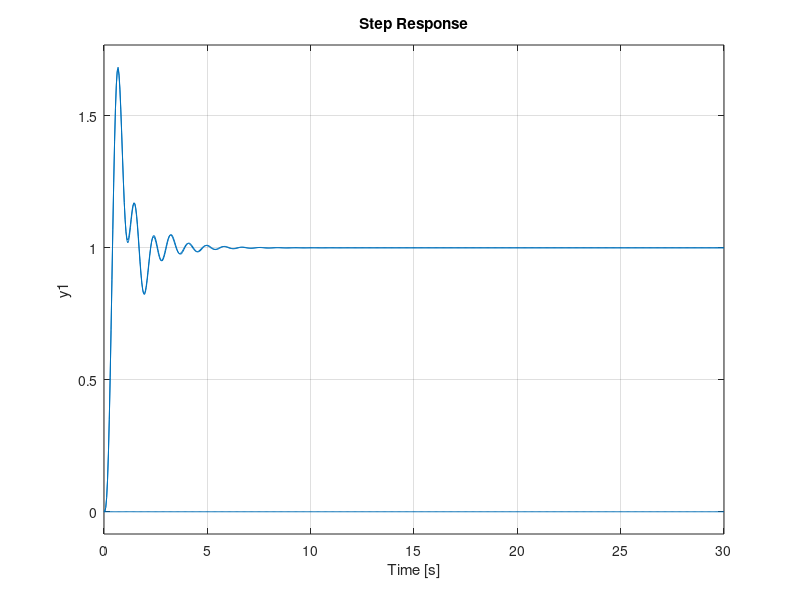

The MATLAB script that drew this image:
clear all
close all
clc

Tps1=20;
Tps2=20;
Kps1=100;
Kps2=100;
Tt1=0.5;
Tt2=0.5;
Tsg1=0.4;
Tsg2=0.4;
R1=3;
R2=3;
a12=1;
T12=0.05/(2*pi);
B1 = 0.425;
B2 = 0.425;

Kp1=-15.4767;
Ki1=-45.0000;
Kd1=-5.8702;
Kp2=-15.5837;
Ki2=-46.9223;
Kd2=-5.9305;

e1=(2*pi*T12*Kp1)+(Ki1*B1)-((Kp1*B1)/Tps1);
e2=((Kp1*B1*Kps1)/Tps1)-((Kd1*B1*Kps1)/(Tps1*Tt1))-((Kd1*B1*Kps1)/(Tps1^2))+((Kd1*Kps1*2*pi*T12)/Tps1);
e3=((Kd1*B1*Kps1)/(Tps1*Tt1));
e4=(-Kp1*2*pi*T12)+((Kd1*B1*Kps1*2*pi*T12)/(Tps1))+((Kd1*2*pi*T12)/Tps2);
e5=(-(Kd1*Kps2*2*pi*T12)/Tps2);
e6=0;
e7=(Ki1)-((Kp1*B1*Kps1)/Tps1)+((Kd1*B1*Kps1)/(Tps1^2))-((Kd1*Kps1*2*pi*T12)/Tps1)-((Kd1*Kps2*2*pi*T12*a12)/Tps2);
e8=-((Kp1*B1*Kps1)/Tps1)-((Kd1*2*pi*T12*Kps1)/Tps1)+((Kd1*B1*Kps1)/(Tps1^2));
e9=(Kd1*2*pi*T12*Kps2)/Tps2;

f1=(-Kp2*2*pi*T12*a12)+((Kd2*B2*Kps2*2*pi*T12*a12)/(Tps2))+((Kd2*a12*2*pi*T12)/Tps1);
f2=(-(Kd2*Kps1*2*pi*T12*a12)/Tps1);
f3=0;
f4=(-(Kp2*B2)/Tps2)+(Kp2*2*pi*T12*a12)+(Ki2*B2)-((Kd2*B2*Kps2*2*pi*T12*a12)/(Tps2))+((Kd2*B2)/(Tps2^2))-((Kd2*2*pi*T12*a12)/Tps2);
f5=((Kp2*B2*Kps2)/Tps2)-((Kd2*B2*Kps2)/(Tps2*Tt2))-((Kd2*B2*Kps2)/(Tps2^2))+((Kd2*Kps2*2*pi*T12*a12)/Tps2);
f6=((Kd2*B2*Kps2)/(Tps2*Tt2));
f7=((Kp2*B2*Kps2*a12)/Tps2)-((Kd2*B2*Kps2*a12)/(Tps2^2))+((Kd2*Kps1*2*pi*T12*a12)/Tps1)-(Ki2*a12)+((Kd2*Kps2*2*pi*T12*a12*a12)/Tps2);
f8=(Kd2*2*pi*T12*Kps1*a12)/Tps1;
f9=-((Kp2*B2*Kps2)/Tps2)-((Kd2*2*pi*T12*Kps2*a12)/Tps2)+((Kd2*B2*Kps2)/(Tps2^2));

A = [(-1/(Tps1)) (Kps1/Tps1) 0 0 0 0 (-Kps1/(Tps1)) 0 0;
    0 (-1/Tt1) (1/Tt1) 0 0 0 0 0 0;
    (-1/(R1*Tsg1)) 0 (-1/(Tsg1)) 0 0 0 0 (1/(Tsg1)) 0;
    0 0 0 (-1/(Tps2)) (Kps2/(Tps2)) 0 ((Kps2*a12)/Tps2) 0 0;
    0 0 0 0 (-1/Tt2) (1/Tt2) 0 0 0;
    0 0 0 (-1/(R2*Tsg2)) 0 (-1/Tsg2) 0 0 (1/Tsg2);
    (2*pi*T12) 0 0 -(2*pi*T12) 0 0 0 0 0;
    e1 e2 e3 e4 e5 e6 e7 0 0;
    f1 f2 f3 f4 f5 f6 f7 0 0];

ei= eig(A)
B1=[(-(Kps1)/(Tps1));0;0;0;0;0;0;e8;f8]; % disturbance 1
B2=[0;0;0;(-(Kps2)/(Tps2));0;0;0;e9;f9]; % distrubance 2
B3=[(-(Kps1)/(Tps1));0;0;(-(Kps2)/(Tps2));0;0;0;e8+e9;f8+f9]; % both disturbance
C1=[0 1 0 0 0 0 0 0 0];
C2=[0 0 0 0 1 0 0 0 0];
C3=[0 0 0 0 0 0 1 0 0];
D=0;

[num1,den1]=ss2tf(A,B3,C1,D);
sys1=tf(num1,den1)
step(sys1)

hold on
[num2,den2]=ss2tf(A,B3,C2,D);
sys2=tf(num2,den2)
step(sys2)

hold on
[num3,den3]=ss2tf(A,B3,C3,D);
sys3=tf(num3,den3)
step(sys3)